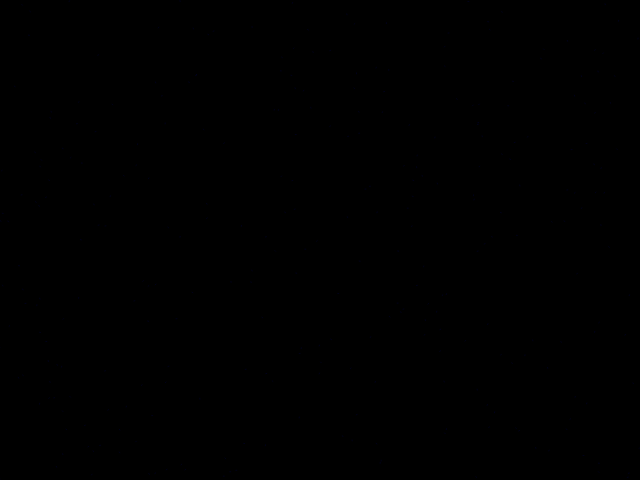
Frame 1 (no input)
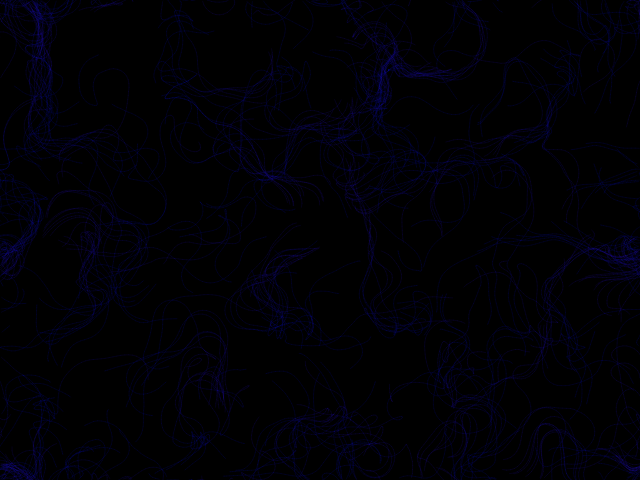
Frame 60 (no input)
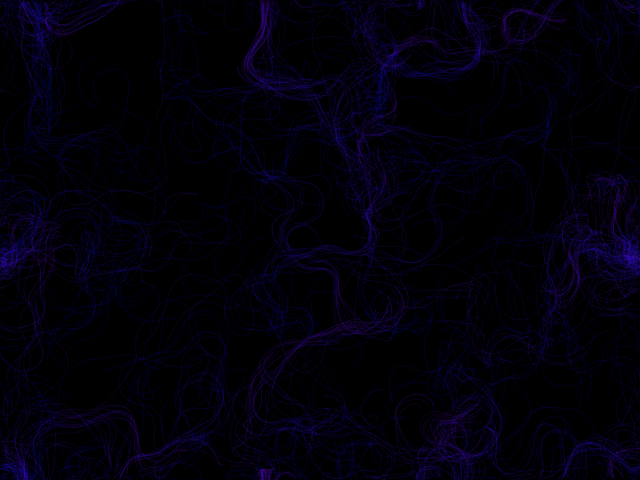
Frame 120 (the mouse pressed at the canvas centre since frame 60)

The p5.js sketch that drew these frames (run headless with seeded random() and noise() and a simulated clock; from frame 60 on, the mouse is pressed at the canvas centre):

// p5.js sketch
// ── sketch.js
//Varibles
var inc = 0.1;
var scl = 10;
var cols, rows;
var zoff = 0;
var fr;
var particles = [];
var flowfield;


//Canvas
function setup() {
  createCanvas(640, 480);
  colorMode(510);
  cols = floor(width / scl);
  rows = floor(height / scl);
  fr = createP('');

  flowfield = new Array(cols * rows);

  for (var i = 0; i < 300; i++) {
    particles[i] = new Particle();
  }
  background(0);
}

function draw() {
  var yoff = 0;
  for (var y = 0; y < rows; y++) {
    var xoff = 0;
    for (var x = 0; x < cols; x++) {
      var index = x + y * cols;
      var angle = noise(xoff, yoff, zoff) * TWO_PI * 4;
      var v = p5.Vector.fromAngle(angle);
      v.setMag(1);
      flowfield[index] = v;
      xoff += inc;
      stroke(0, 50);
    }
    yoff += inc;

    zoff += 0.0003;
  }

  for (var i = 0; i < particles.length; i++) {
    particles[i].follow(flowfield);
    particles[i].update();
    particles[i].edges();
    particles[i].show();
  }

}
// ── particles.js

function Particle() {
    this.pos = createVector(random(width), random(height));
    this.vel = createVector(0, 0);
    this.acc = createVector(0, 0);
    this.maxspeed = 4;
    this.h = 0;
  
    this.prevPos = this.pos.copy();
  
    this.update = function() {
      this.vel.add(this.acc);
      this.vel.limit(this.maxspeed);
      this.pos.add(this.vel);
      this.acc.mult(0);
    };
  
    this.follow = function(vectors) {
      var x = floor(this.pos.x / scl);
      var y = floor(this.pos.y / scl);
      var index = x + y * cols;
      var force = vectors[index];
      this.applyForce(force);
    };
  
    this.applyForce = function(force) {
      this.acc.add(force);
    };
  
    this.show = function() {
      stroke(this.h, 20, 255, 25);
      this.h = this.h + 1;
      if (this.h > 255) {
        this.h = 0;
      }
      strokeWeight(1);
      line(this.pos.x, this.pos.y, this.prevPos.x, this.prevPos.y);
      this.updatePrev();
    };
  
    this.updatePrev = function() {
      this.prevPos.x = this.pos.x;
      this.prevPos.y = this.pos.y;
    };
  
    this.edges = function() {
      if (this.pos.x > width) {
        this.pos.x = 0;
        this.updatePrev();
      }
      if (this.pos.x < 0) {
        this.pos.x = width;
        this.updatePrev();
      }
      if (this.pos.y > height) {
        this.pos.y = 0;
        this.updatePrev();
      }
      if (this.pos.y < 0) {
        this.pos.y = height;
        this.updatePrev();
      }
    };
  }
